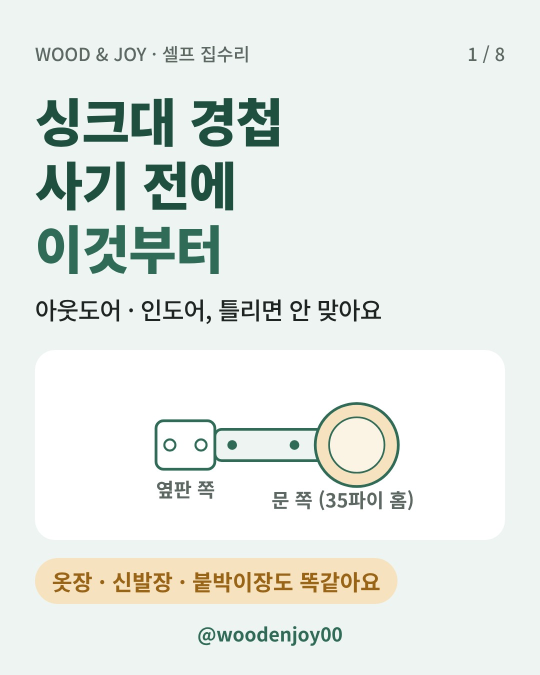
#> input picture 01.jpg, 1080 x 1350 px (shown at 1/2 size)
$ python sim.py ../01.jpg
#> lines starting #> are read from the running program, lines starting #| are printed output that depends on the picture
"""카드끼리 얼마나 비슷한지 계산 (32x40으로 줄여 밝기 차이 평균). 값이 작을수록 비슷함."""
import json
import sys

from PIL import Image


def pixels(path):
#> called with path = '../01.jpg'
    im = Image.open(path).convert("L").resize((32, 40))
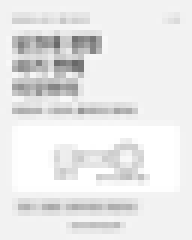
#> im: PIL image 32x40 L (shown 6 times larger); min 104, max 255, mean 233.1
    return list(im.tobytes())


files = sys.argv[1:]
data = [pixels(f) for f in files]
#> data = 1 item
out = []
for i in range(len(data)):
    for j in range(i + 1, len(data)):
        diff = sum(abs(a - b) for a, b in zip(data[i], data[j])) / len(data[i])
        out.append([i, j, diff])
#> this loop made 1 pass
#> after the loop, out = []
print(json.dumps(out))

$ run again, on 03.jpg
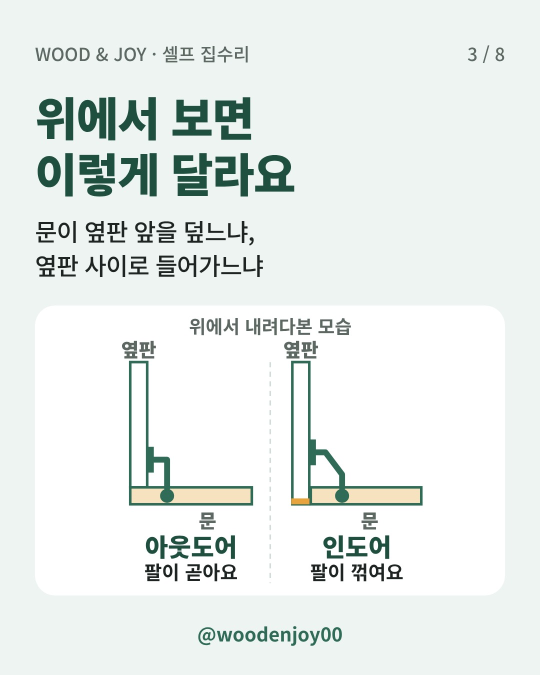
#> input picture 03.jpg, 1080 x 1350 px (shown at 1/2 size)
#> in pixels, `im = Image.open(path).convert("L").resize((32, 40))`:
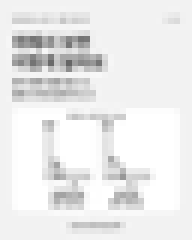
#> im: PIL image 32x40 L (shown 6 times larger); min 101, max 255, mean 234.9
#> data = 1 item
#> the loop `for i in range(len(data)):` made 1 pass
#> after the loop `for i in range(len(data)):`: out = []

$ run again, on 04.jpg
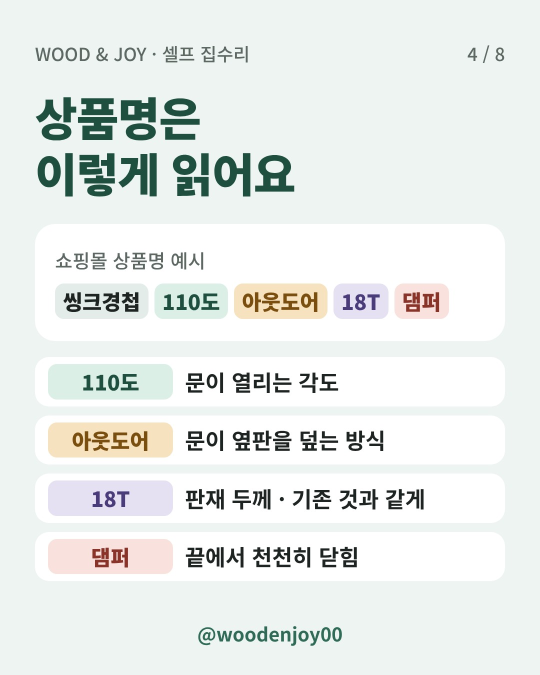
#> input picture 04.jpg, 1080 x 1350 px (shown at 1/2 size)
#> in pixels, `im = Image.open(path).convert("L").resize((32, 40))`:
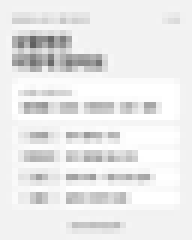
#> im: PIL image 32x40 L (shown 6 times larger); min 97, max 255, mean 234.1
#> data = 1 item
#> the loop `for i in range(len(data)):` made 1 pass
#> after the loop `for i in range(len(data)):`: out = []

$ run again, on 05.jpg
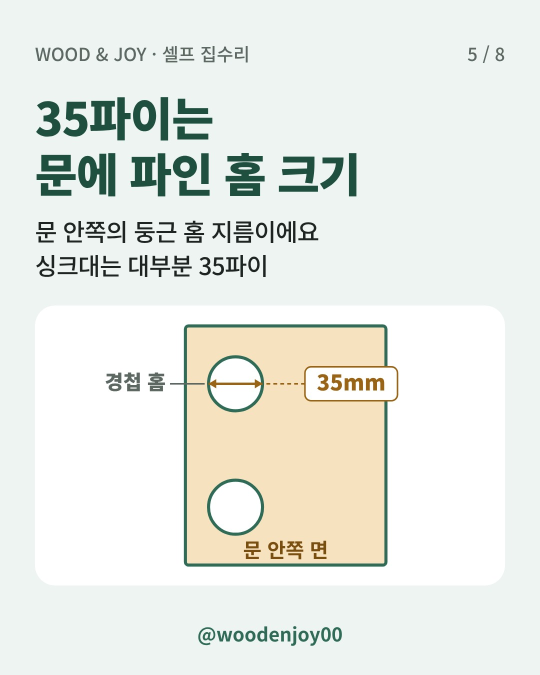
#> input picture 05.jpg, 1080 x 1350 px (shown at 1/2 size)
#> in pixels, `im = Image.open(path).convert("L").resize((32, 40))`:
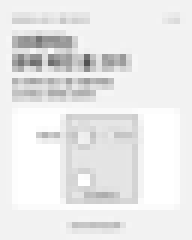
#> im: PIL image 32x40 L (shown 6 times larger); min 81, max 255, mean 233.6
#> data = 1 item
#> the loop `for i in range(len(data)):` made 1 pass
#> after the loop `for i in range(len(data)):`: out = []
